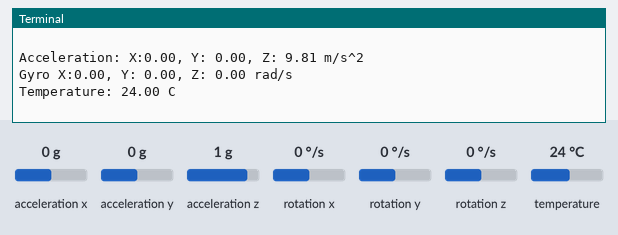
Bench run of a program on a simulated Raspberry Pi (BCM pin numbers). Parts: the last lines printed to the terminal. Inputs (shaded band) come from the test bench; at power-on: acceleration x 0 g, acceleration y 0 g, acceleration z 1 g, rotation x 0 °/s, rotation y 0 °/s, rotation z 0 °/s, temperature 24 °C.

Above: at 1.2 s.
1.3 s: acceleration x set to -1.4 g
2.8 s: acceleration y set to -1.4 g
4.3 s: acceleration z set to -1.4 g
5.8 s: rotation x set to -192 °/s
At 6.01 s:
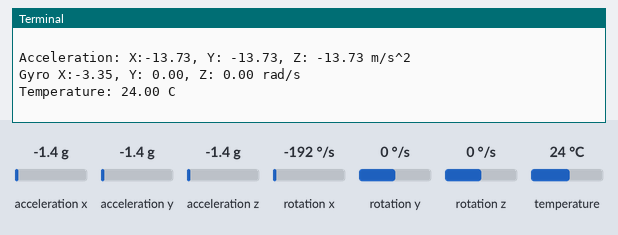
7.3 s: rotation y set to -192 °/s
At 7.63 s:
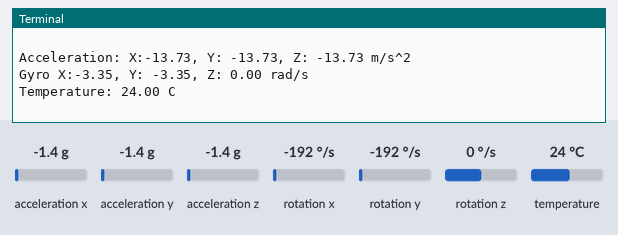

Measured:
- after the input at 5.8 s, the terminal: prints a new line after 0.06 s (image 1)
- after the input at 7.3 s, the terminal: prints a new line after 0.17 s (image 2)

The program:

accelerometer.py
```python
#!/usr/bin/env python3
import time
import board
import adafruit_mpu6050

i2c = board.I2C()  # uses board.SCL and board.SDA
mpu = adafruit_mpu6050.MPU6050(i2c)

while True:
    print("Acceleration: X:%.2f, Y: %.2f, Z: %.2f m/s^2" % (mpu.acceleration))
    print("Gyro X:%.2f, Y: %.2f, Z: %.2f rad/s" % (mpu.gyro))
    print("Temperature: %.2f C" % mpu.temperature)
    print("")
    time.sleep(0.2)
```
